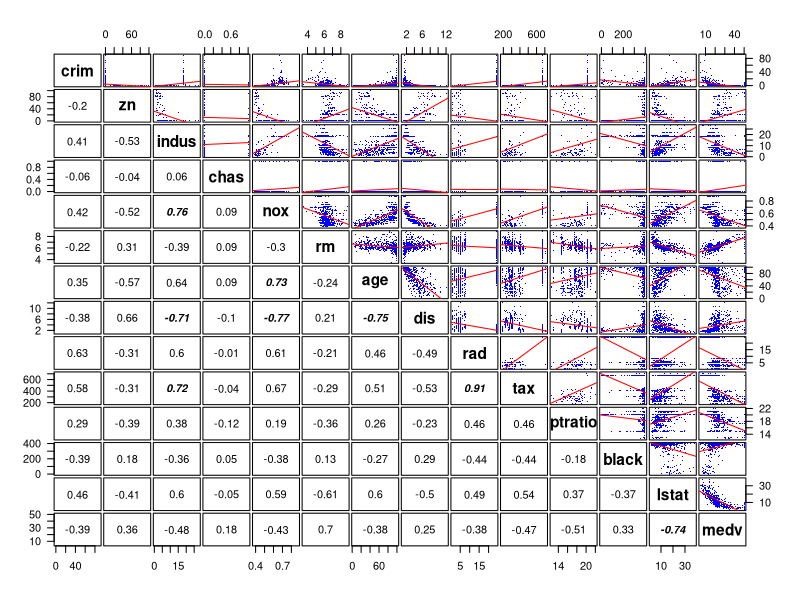
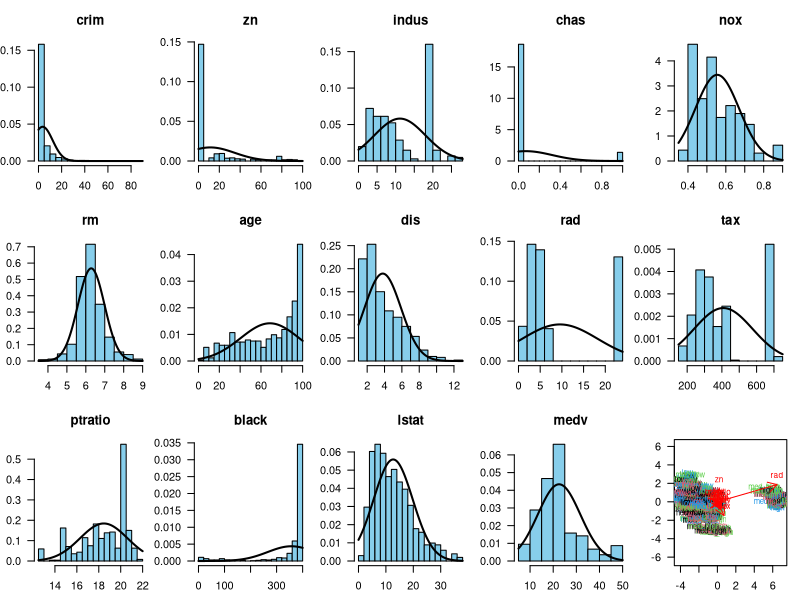
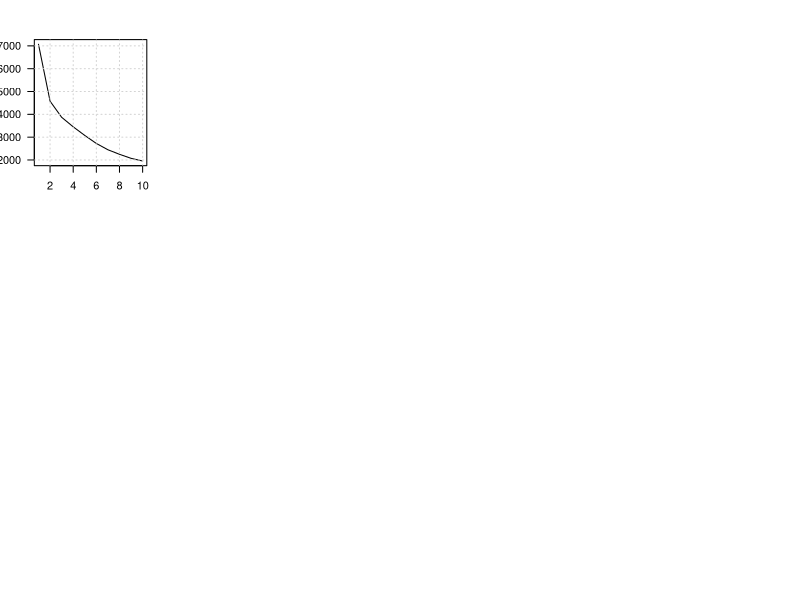
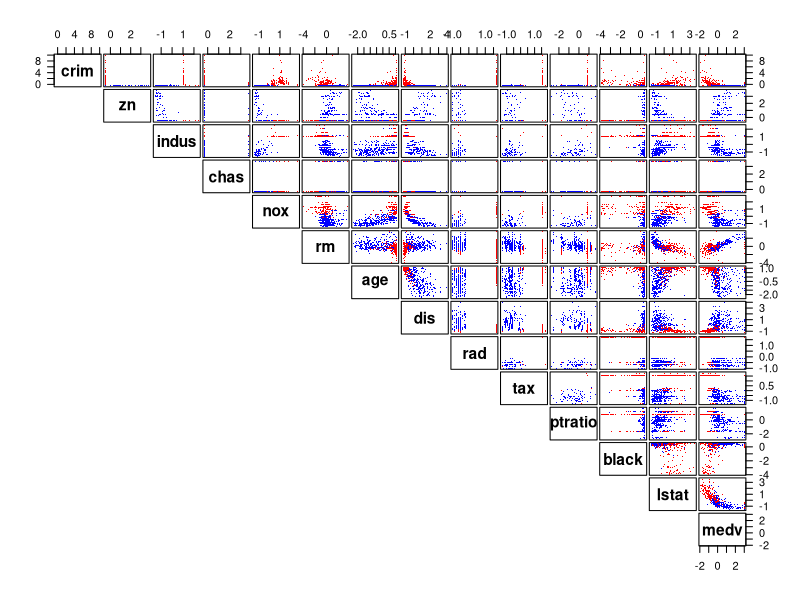

These charts were generated, in order, by the following R code:
## ---- chunk 1
library(MASS) # Load the package MASS
data(Boston) # Load the data Boston (from the package MASS) to global environment
str(Boston)
## ---- chunk 2
par(las=1)
pairs(Boston, gap=0.2, font.labels=2, upper.panel=function(x, y) {
  points(x, y, col="blue", pch=".", cex=1.5)
  abline(lm(y ~ x), col="red")
  },
  lower.panel=function(x, y) {
    old_par <- par(no.readonly=TRUE)
    on.exit(old_par)
    par(usr=c(0, 1, 0, 1))
    text(x=0.5, y=0.5, labels=round(cor(x, y), 2), font=ifelse(abs(cor(x, y))>0.7, 4, 1))
  })
## ---- chunk 3
par(mfrow=c(3, 5), mar=c(2.6, 2.6, 3, 1)) # Set graphical parameters
for(i1 in 1:ncol(Boston)) { # Go through the variables
  dat <- Boston[,i1]
  tmp <- hist(dat, col="skyblue", breaks=15, freq=FALSE,
              main=colnames(Boston[i1]))
  x <- seq(from=min(tmp$breaks), to=max(tmp$breaks), length.out=200) 
  lines(x=x, y=dnorm(x, mean=mean(dat), sd=sd(dat)), lwd=2)
}
## ---- chunk 4
boston_scaled <- as.data.frame(scale(Boston))
summary(boston_scaled) 
apply(boston_scaled, 2, var) # Sample variance of each variable
## ---- chunk 5
library(dplyr)
crime <- with(boston_scaled, cut(crim, breaks = quantile(crim), include.lowest = TRUE, label=c("low", "med_low", "med_high", "high")))
boston_scaled <- dplyr::select(boston_scaled, -crim) %>% cbind(crime)
which_train <- sample(nrow(boston_scaled), size=0.8*nrow(boston_scaled), replace=FALSE)
train <- boston_scaled[which_train,]
test <- boston_scaled[-which_train,]
## ---- chunk 6
fit <- lda(crime ~. -chas, data=boston_scaled)
## ---- chunk 7
# the function for lda biplot arrows
lda.arrows <- function(x, myscale = 2, arrow_heads = 0.1, color = "red", tex = 0.75, choices = c(1,2)){
  heads <- coef(x)
  arrows(x0 = 0, y0 = 0, 
         x1 = myscale * heads[,choices[1]], 
         y1 = myscale * heads[,choices[2]], col=color, length = arrow_heads)
  text(myscale * heads[,choices], labels = row.names(heads), 
       cex = tex, col=color, pos=3)
}
classes <- as.numeric(train$crime) # Classifications of the observations
plot(fit, dimen=2, col=classes, pch=classes) # LDA biplot without arrows
lda.arrows(fit, myscale = 2) # Add the arrows
## ---- chunk 8
classes_test <- test$crime
test <- dplyr::select(test, -crime)
pred <- predict(fit, newdata=test)
table(correct=classes_test, predicted=pred$class)
## ---- chunk 9
# data(Boston) # It is useless to reload the same data again when we did not change it.
boston_scaled2 <- as.data.frame(scale(Boston))
dist_eu <- dist(boston_scaled2, method="euclidean") # Calculate (eucledian) distances between the observations as said in the assignment (this seems rather random and unrelated, though)
set.seed(1) # Initialize the random number generator
all_k <- 1:10
all_km <- lapply(all_k, function(k) kmeans(boston_scaled2, centers=k, nstart=10))
plot(sapply(all_k, function(i1) all_km[[i1]]$tot.withinss) ~ all_k, type="l", ylab="WTSS")
grid()
## ---- chunk 10
par(las=1)
nk <- 2
pairs(boston_scaled2, gap=0.2, font.labels=2, upper.panel=function(x, y) {
  points(x, y, col=c("blue", "red")[all_km[[nk]]$cluster], pch=".", cex=1.5)
  }, lower.panel=NULL)
